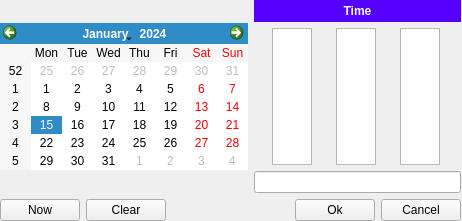
<?xml version="1.0" encoding="UTF-8"?>
<ui version="4.0">
 <class>Form</class>
 <widget class="QWidget" name="Form">
  <property name="geometry">
   <rect>
    <x>0</x>
    <y>0</y>
    <width>462</width>
    <height>221</height>
   </rect>
  </property>
  <property name="sizePolicy">
   <sizepolicy hsizetype="Fixed" vsizetype="Fixed">
    <horstretch>0</horstretch>
    <verstretch>0</verstretch>
   </sizepolicy>
  </property>
  <property name="windowTitle">
   <string>Form</string>
  </property>
  <widget class="QWidget" name="verticalLayoutWidget_2">
   <property name="geometry">
    <rect>
     <x>0</x>
     <y>0</y>
     <width>461</width>
     <height>221</height>
    </rect>
   </property>
   <layout class="QVBoxLayout" name="verticalLayout_2">
    <item>
     <layout class="QHBoxLayout" name="horizontalLayout_2">
      <item>
       <widget class="QCalendarWidget" name="calendarWidget">
        <property name="sizePolicy">
         <sizepolicy hsizetype="Fixed" vsizetype="Fixed">
          <horstretch>0</horstretch>
          <verstretch>0</verstretch>
         </sizepolicy>
        </property>
        <property name="maximumSize">
         <size>
          <width>312</width>
          <height>16777215</height>
         </size>
        </property>
        <property name="styleSheet">
         <string notr="true">margin: 0px;</string>
        </property>
       </widget>
      </item>
      <item>
       <layout class="QVBoxLayout" name="verticalLayout">
        <item>
         <widget class="QLabel" name="label">
          <property name="sizePolicy">
           <sizepolicy hsizetype="Preferred" vsizetype="Fixed">
            <horstretch>0</horstretch>
            <verstretch>0</verstretch>
           </sizepolicy>
          </property>
          <property name="minimumSize">
           <size>
            <width>0</width>
            <height>22</height>
           </size>
          </property>
          <property name="font">
           <font>
            <weight>75</weight>
            <bold>true</bold>
           </font>
          </property>
          <property name="styleSheet">
           <string notr="true">background-color: rgb(85, 0, 255);
color: rgb(255, 255, 255);
margin: 0px;</string>
          </property>
          <property name="text">
           <string>Time</string>
          </property>
          <property name="alignment">
           <set>Qt::AlignCenter</set>
          </property>
         </widget>
        </item>
        <item>
         <layout class="QHBoxLayout" name="horizontalLayout_3">
          <item>
           <widget class="QListWidget" name="hourListWidget">
            <property name="maximumSize">
             <size>
              <width>40</width>
              <height>16777215</height>
             </size>
            </property>
            <property name="styleSheet">
             <string notr="true">margin: 0px;</string>
            </property>
            <property name="horizontalScrollBarPolicy">
             <enum>Qt::ScrollBarAlwaysOff</enum>
            </property>
           </widget>
          </item>
          <item>
           <widget class="QListWidget" name="minListWidget">
            <property name="maximumSize">
             <size>
              <width>40</width>
              <height>16777215</height>
             </size>
            </property>
           </widget>
          </item>
          <item>
           <widget class="QListWidget" name="secListWidget">
            <property name="maximumSize">
             <size>
              <width>40</width>
              <height>16777215</height>
             </size>
            </property>
           </widget>
          </item>
         </layout>
        </item>
        <item>
         <widget class="QLineEdit" name="msecLineEdit">
          <property name="text">
           <string/>
          </property>
         </widget>
        </item>
       </layout>
      </item>
     </layout>
    </item>
    <item>
     <layout class="QHBoxLayout" name="horizontalLayout">
      <item>
       <widget class="QPushButton" name="pushButton">
        <property name="text">
         <string>Now</string>
        </property>
       </widget>
      </item>
      <item>
       <widget class="QPushButton" name="pushButton_2">
        <property name="text">
         <string>Clear</string>
        </property>
       </widget>
      </item>
      <item>
       <spacer name="horizontalSpacer_2">
        <property name="orientation">
         <enum>Qt::Horizontal</enum>
        </property>
        <property name="sizeHint" stdset="0">
         <size>
          <width>40</width>
          <height>20</height>
         </size>
        </property>
       </spacer>
      </item>
      <item>
       <widget class="QPushButton" name="pushButton_3">
        <property name="text">
         <string>Ok</string>
        </property>
       </widget>
      </item>
      <item>
       <widget class="QPushButton" name="pushButton_4">
        <property name="text">
         <string>Cancel</string>
        </property>
       </widget>
      </item>
     </layout>
    </item>
   </layout>
  </widget>
 </widget>
 <resources/>
 <connections/>
</ui>
